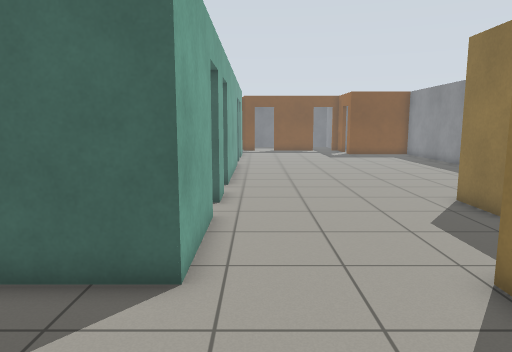
View 1 (above)

24 first-person views from a walk through a robot-simulator world made for Gazebo. The camera is 1.2 m above the floor, tilts 8° down and sees 70° across. The floor is counted in squares, 0.5 m on a side. Each view is taken from the middle of a square. On the plan, view 1 faces up. The plan holds only what a view shows up to about 20 squares ahead; the rest is blank.

View 2
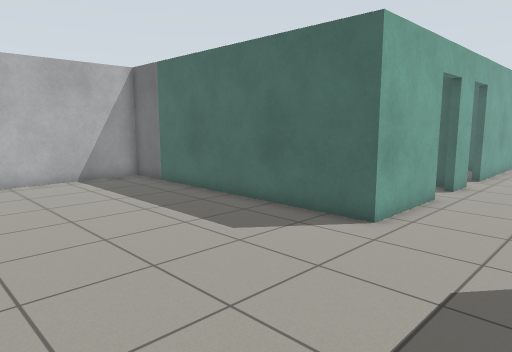

View 3
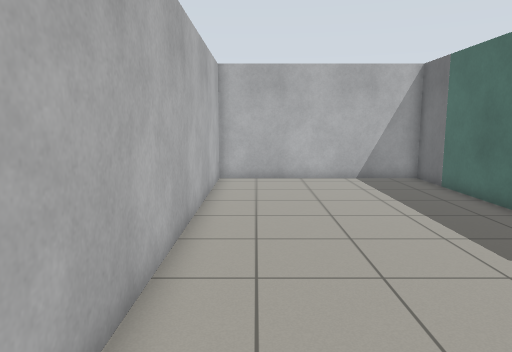

View 4
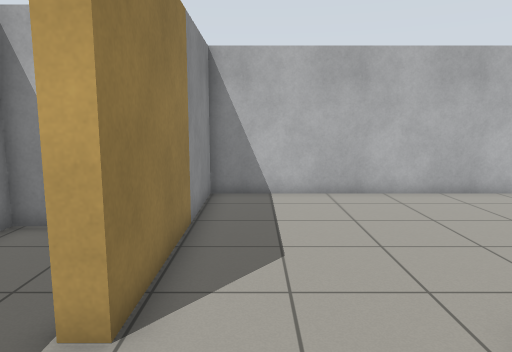

View 5
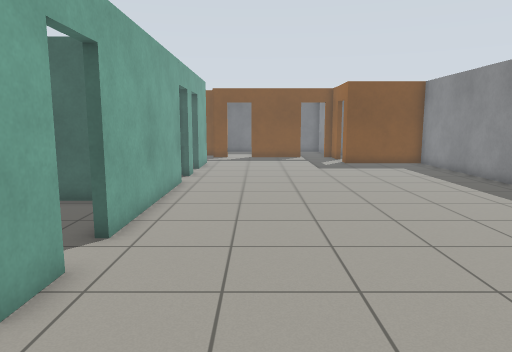

View 6
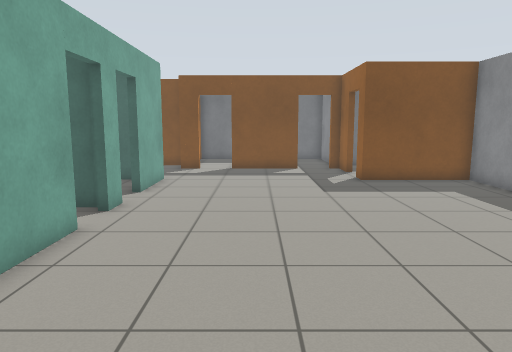

View 7
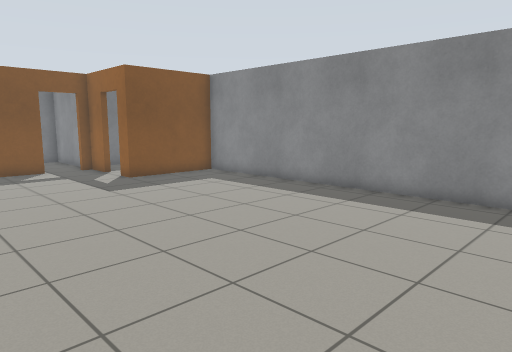

View 8
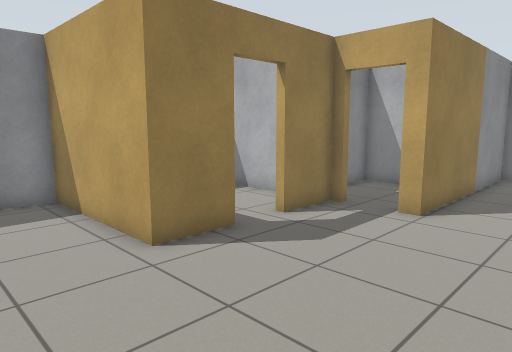

View 9
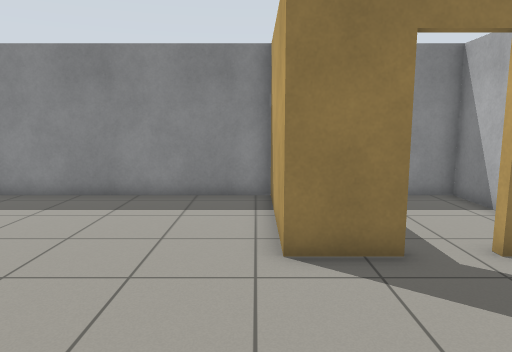

View 10
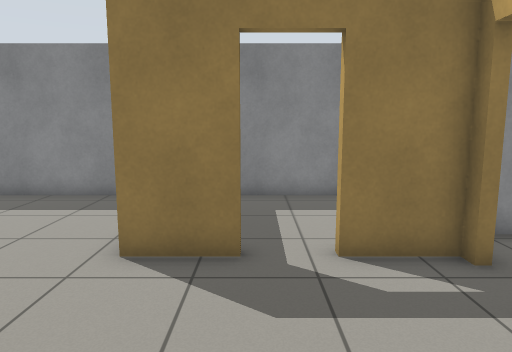

View 11
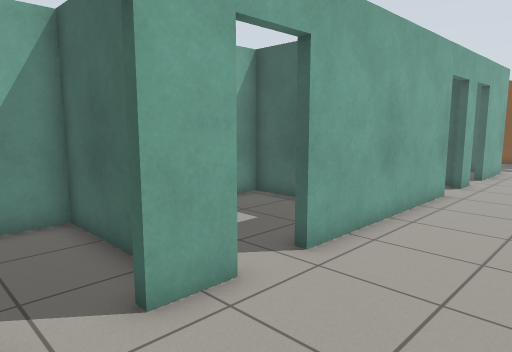

View 12
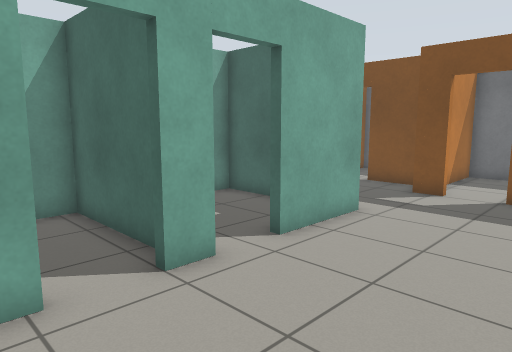

View 13
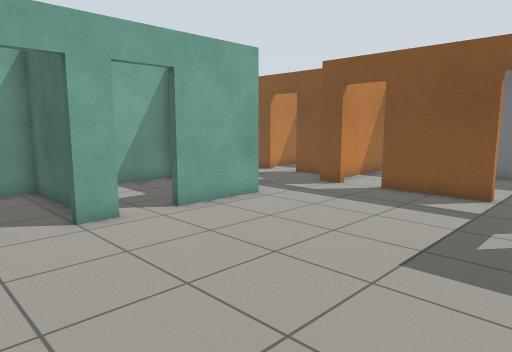

View 14
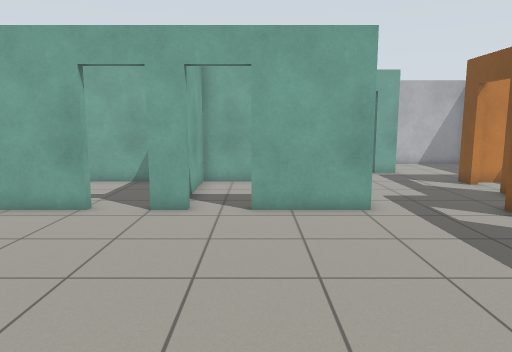

View 15
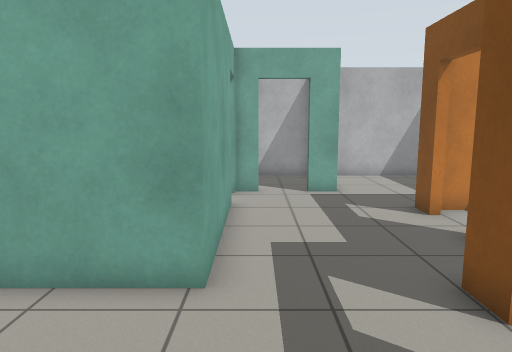

View 16
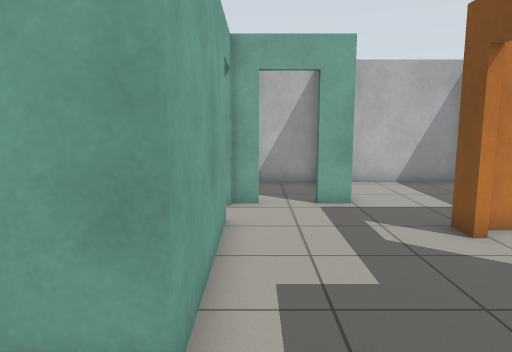

View 17
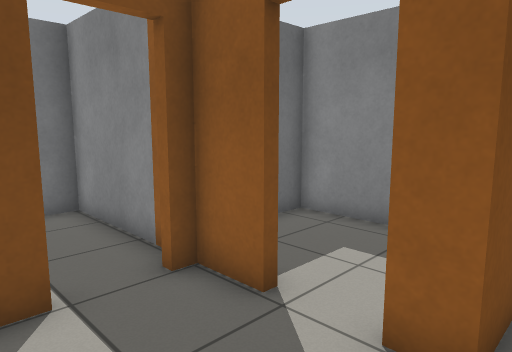

View 18
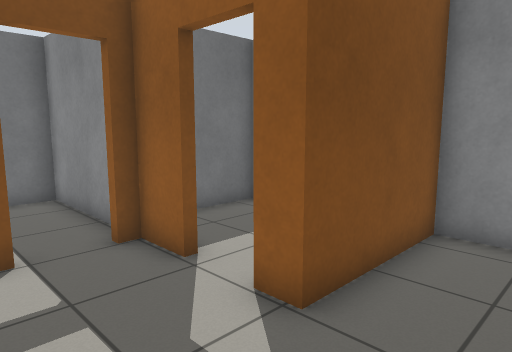

View 19
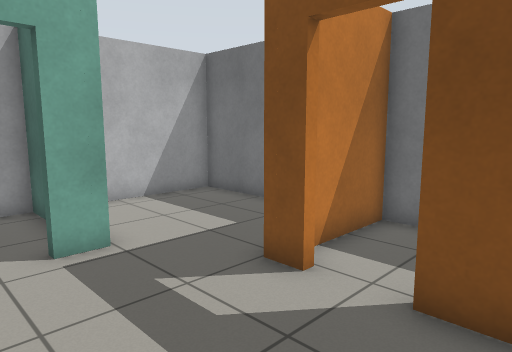

View 20
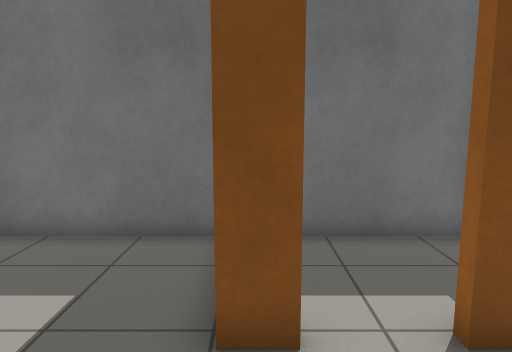

View 21
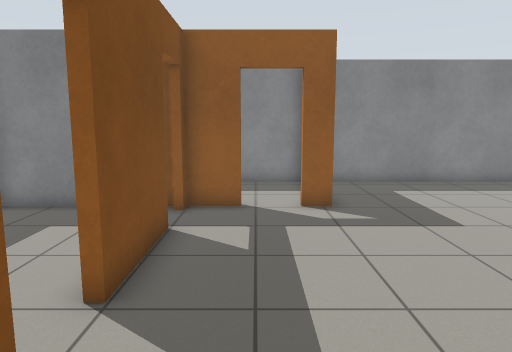

View 22
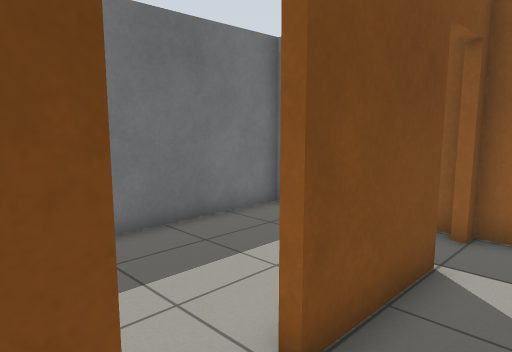

View 23
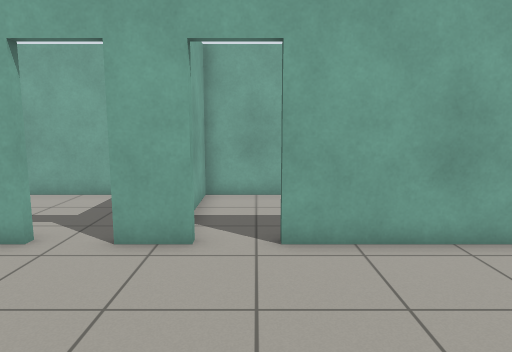

View 24
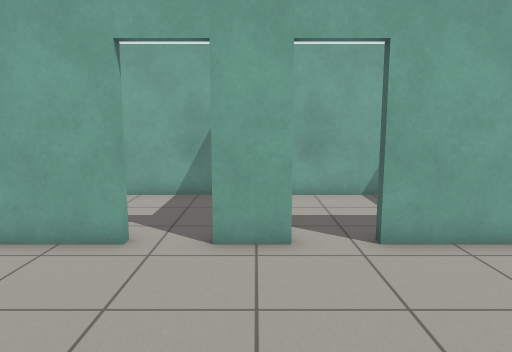

### Floor plan
Points are (right, up) in squares from view 1. A wall is a line through its corners. A room is listed if a view was taken in it or the views show most of it. See-through windows are left out.
Room 1 (views 1, 2, 3)
walls: (-1.1, 6.5) (-1.1, 5.3) (-13.3, 5.3) (-13.3, -3.6) (3.6, -3.6) (3.6, 5.2) (4.2, 5.2)
ways out: opening at (2, 6) to room 2
Room 2 (views 4, 5, 6, 7, 8, 9, 10, 11, 12, 13, 14, 15, 16, 17, 18, 23, 24)
walls: (-1.1, 22.2) (-1.1, 14.5); (-1.1, 25.1) (-1.1, 24); (-1.1, 12.7) (-1.1, 11.1); (6.4, 9.2) (6.4, 11.5) (12.3, 11.5) (12.3, 29.7) (7.6, 29.7) (7.6, 30.6); (-1.1, 30.3) (-1.1, 26.9); (-1.1, 9.4) (-1.1, 6.5); (7.6, 32.4) (7.6, 34) (7, 34); (5.4, 34) (1.6, 34); (6.4, 5.2) (6.4, 7.5)
ways out: opening at (2, 6) to room 1; opening at (-1, 32) to room 3; open door at (0.5, 34) to room 4; open door at (6.5, 34) to room 4; open door at (-1, 13.5) to room 6; open door at (-1, 10.5) to room 7; open door at (6.5, 8.5) to room 8; open door at (-1, 24.5) to room 10; open door at (8, 31.5) to room 11; open door at (5.5, 5) to room 13
Room 3 (views 19, 20, 21, 22)
walls: (-5.5, 35.6) (-6.5, 35.6); (-7, 30.3) (-1.1, 30.3); (-9, 34) (-9, 32.9); (-1.6, 35.6) (-3.8, 35.6); (-9, 31.1) (-9, 30.3); (0, 34) (-1.3, 34)
ways out: opening at (-1, 32) to room 2; opening at (-7.5, 35.5) to room 5; open door at (-4.5, 36) to room 12; open door at (-9, 32); open door at (-7.5, 30)
Room 4 (no view inside)
walls: (0.7, 39.6) (-0.8, 39.6) (-0.8, 35.5); (7.6, 34.4) (7.6, 39.6) (2.2, 39.6)
ways out: open door at (0.5, 34) to room 2; open door at (6.5, 34) to room 2
Room 5 (no view inside)
walls: (-6.9, 39.6) (-13.3, 39.6) (-13.3, 34.9)
ways out: opening at (-7.5, 35.5) to room 3
Room 6 (no view inside)
walls: (-2.4, 18.4) (-6.4, 18.4) (-6.4, 12.3) (-4, 12.3)
ways out: open door at (-1, 13.5) to room 2
Room 7 (no view inside)
walls: (-1.6, 12) (-6.4, 12) (-6.4, 6.1)
ways out: open door at (-1, 10.5) to room 2
Room 8 (no view inside)
walls: (8.6, 5.2) (12.3, 5.2) (12.3, 9.6)
ways out: open door at (6.5, 8.5) to room 2
Room 9 (no view inside)
walls: (-2.1, 30) (-6.4, 30) (-6.4, 24.8) (-3, 24.8)
Room 10 (no view inside)
walls: (-1.5, 24.5) (-6.4, 24.5) (-6.4, 19.9)
ways out: open door at (-1, 24.5) to room 2
Room 11 (no view inside)
walls: (12.3, 30) (12.3, 35.4) (10, 35.4)
ways out: open door at (8, 31.5) to room 2
Room 12 (no view inside)
walls: (-1.5, 39.6) (-6.1, 39.6) (-6.1, 36.1)
ways out: open door at (-4.5, 36) to room 3
Room 13 (no view inside)
walls: (6.1, 0.5) (7.8, 0.5) (7.8, 3.7)
ways out: open door at (5.5, 5) to room 2

Positions as (right, up) in squares from view 1, and headings:
1: (0, 0), facing up
2: (3, -3), facing up-left
3: (3, -2), facing left
4: (2, 9), facing down
5: (2, 7), facing up
6: (3, 14), facing up
7: (0, 14), facing up-right
8: (0, 15), facing down-right
9: (0, 12), facing right
10: (0, 9), facing right
11: (3, 9), facing up-left
12: (4, 21), facing up-left
13: (8, 21), facing up-left
14: (9, 27), facing left
15: (4, 31), facing left
16: (2, 31), facing left
17: (4, 29), facing up-right
18: (4, 27), facing up-right
19: (-2, 31), facing up-left
20: (-6, 32), facing up
21: (-3, 32), facing right
22: (-1, 32), facing up-right
23: (6, 14), facing left
24: (6, 12), facing left
